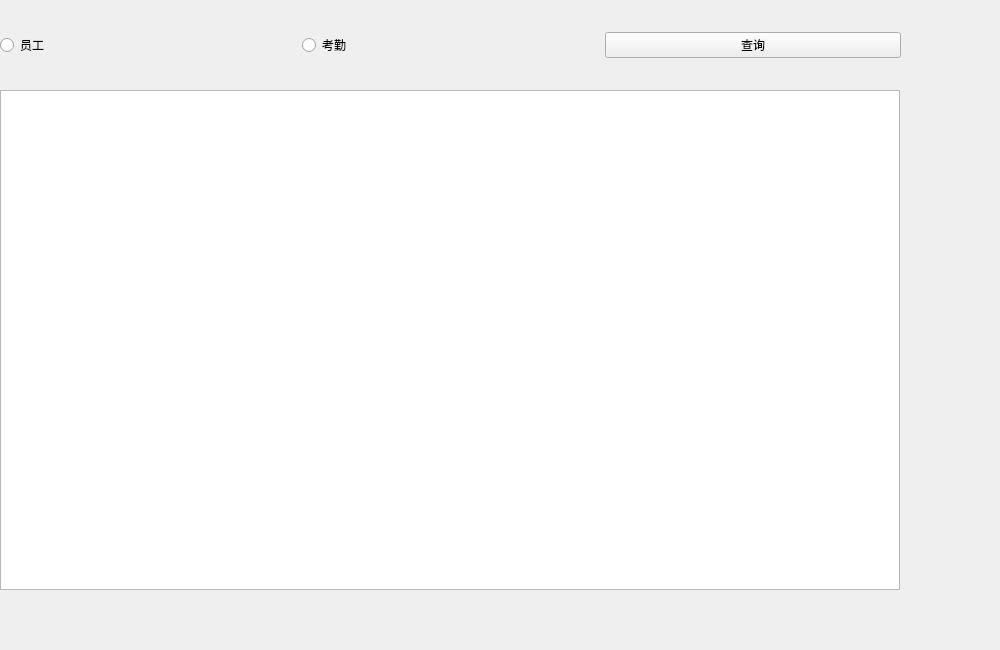
<?xml version="1.0" encoding="UTF-8"?>
<ui version="4.0">
 <class>SelectWin</class>
 <widget class="QWidget" name="SelectWin">
  <property name="geometry">
   <rect>
    <x>0</x>
    <y>0</y>
    <width>1000</width>
    <height>650</height>
   </rect>
  </property>
  <property name="windowTitle">
   <string>Form</string>
  </property>
  <widget class="QTableView" name="tableView">
   <property name="geometry">
    <rect>
     <x>0</x>
     <y>90</y>
     <width>900</width>
     <height>500</height>
    </rect>
   </property>
  </widget>
  <widget class="QWidget" name="">
   <property name="geometry">
    <rect>
     <x>0</x>
     <y>20</y>
     <width>901</width>
     <height>51</height>
    </rect>
   </property>
   <layout class="QHBoxLayout" name="horizontalLayout">
    <item>
     <widget class="QRadioButton" name="employeeRb">
      <property name="text">
       <string>员工</string>
      </property>
     </widget>
    </item>
    <item>
     <widget class="QRadioButton" name="attendanceRb">
      <property name="text">
       <string>考勤</string>
      </property>
     </widget>
    </item>
    <item>
     <widget class="QPushButton" name="selectBT">
      <property name="text">
       <string>查询</string>
      </property>
     </widget>
    </item>
   </layout>
  </widget>
 </widget>
 <resources/>
 <connections/>
</ui>
